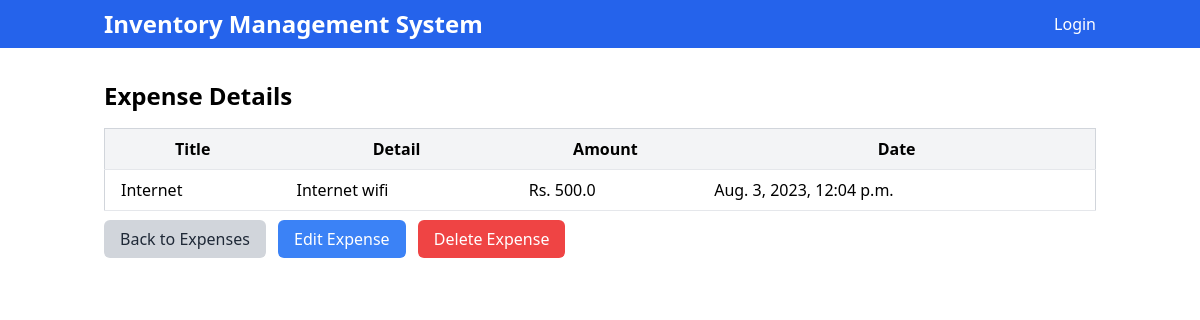
/expense/2/, run on the app's committed database.
### main/models.py (models this page shows)
class Expense(models.Model):
    vendor = models.ForeignKey(Vendor, on_delete=models.CASCADE)
    title = models.CharField(max_length=50)
    detail = models.TextField()
    amount = models.FloatField()
    date = models.DateTimeField(auto_now_add=True)
    class Meta:
        verbose_name_plural = '7. Expenses'

### main/views.py (the view)
# urls.py: path('expense/<int:expense_id>/', views.expense_detail, name='expense_detail'),
def expense_detail(request, expense_id):
    expense = get_object_or_404(Expense, id=expense_id)
    return render(request, 'expense_detail.html', {'expense': expense})

### templates/expense_detail.html
{% extends 'base.html' %}
{% block content %}
<div class="container mx-auto mt-4">
  <h2 class="text-2xl font-bold mb-4">Expense Details</h2>
  <table class="table-auto w-full bg-white border border-gray-300">
    <thead>
      <tr>
        <th class="py-2 px-4 bg-gray-100 border-b">Title</th>
        <th class="py-2 px-4 bg-gray-100 border-b">Detail</th>
        <th class="py-2 px-4 bg-gray-100 border-b">Amount</th>
        <th class="py-2 px-4 bg-gray-100 border-b">Date</th>
      </tr>
    </thead>
    <tbody>
      <tr>
        <td class="py-2 px-4 border-b">{{ expense.title }}</td>
        <td class="py-2 px-4 border-b">{{ expense.detail }}</td>
        <td class="py-2 px-4 border-b">Rs. {{ expense.amount }}</td>
        <td class="py-2 px-4 border-b">{{ expense.date }}</td>
      </tr>
    </tbody>
  </table>
  <div class="mt-4">
    <a href="{% url 'main:expense_list' %}" class="px-4 py-2 bg-gray-300 text-gray-800 rounded-md mr-2 hover:bg-gray-400 hover:text-gray-900">Back to Expenses</a>
    <a href="{% url 'main:expense_update' expense.pk %}" class="px-4 py-2 bg-blue-500 text-white rounded-md mr-2 hover:bg-blue-600">Edit Expense</a>
    <a href="{% url 'main:expense_delete' expense.pk %}" class="px-4 py-2 bg-red-500 text-white rounded-md hover:bg-red-600">Delete Expense</a>
  </div>
</div>
{% endblock %}

### data on the page
Expense: title "Internet", detail "Internet wifi", amount "500.0", date "Aug. 3, 2023, 12:04 p.m."
